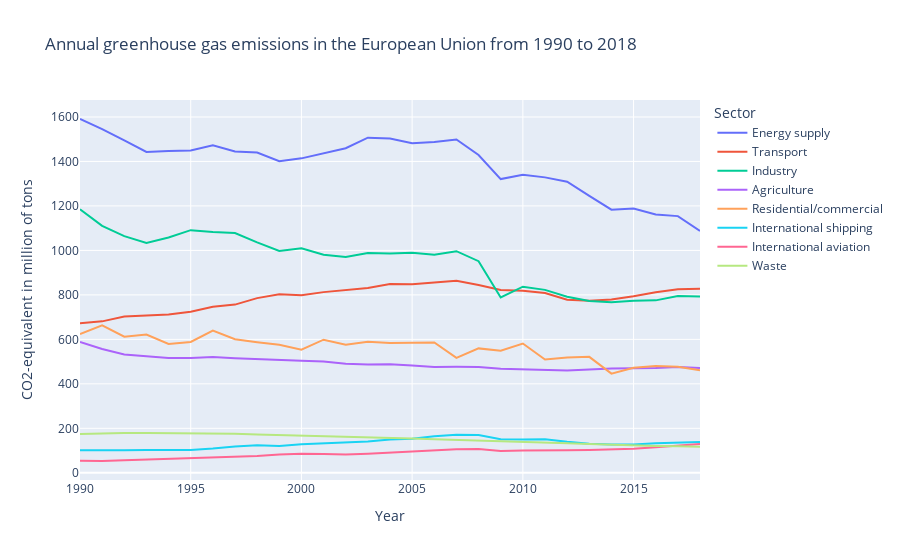

Here is the notebook cell this chart was saved with:
### Markdown cell above
Using plotly...

### Code cell
import plotly.express as px

fig = px.line(data, x = "year", y = "emission", color = "sector", line_group = "sector",
              labels={"year": "Year", "emission": "CO2-equivalent in million of tons", "sector": "Sector"},
              title="Annual greenhouse gas emissions in the European Union from 1990 to 2018")

fig.show()

### Figure 1 — Plotly figure (JSON) as saved in the notebook; plotly's stock layout.template omitted (floating-point values rounded to 4 significant figures)
{"data": [{"hovertemplate": "Sector=Energy supply<br>Year=%{x}<br>CO2-equivalent in million of tons=%{y}<extra></extra>", "legendgroup": "Energy supply", "line": {"color": "#636efa", "dash": "solid"}, "mode": "lines", "name": "Energy supply", "orientation": "v", "showlegend": true, "type": "scatter", "x": [1990, 1991, 1992, 1993, 1994, 1995, 1996, 1997, 1998, 1999, 2000, 2001, 2002, 2003, 2004, 2005, 2006, 2007, 2008, 2009, 2010, 2011, 2012, 2013, 2014, 2015, 2016, 2017, 2018], "xaxis": "x", "y": [1591.0, 1546.0, 1495, 1443.0, 1447.0, 1449.0, 1473, 1445.0, 1440.0, 1401.0, 1414.0, 1437.0, 1460.0, 1507.0, 1503.0, 1482.0, 1487, 1499.0, 1429.0, 1321.0, 1340.0, 1328.0, 1309.0, 1246.0, 1183.0, 1189.0, 1162.0, 1154.0, 1088.0], "yaxis": "y"}, {"hovertemplate": "Sector=Transport<br>Year=%{x}<br>CO2-equivalent in million of tons=%{y}<extra></extra>", "legendgroup": "Transport", "line": {"color": "#EF553B", "dash": "solid"}, "mode": "lines", "name": "Transport", "orientation": "v", "showlegend": true, "type": "scatter", "x": [1990, 1991, 1992, 1993, 1994, 1995, 1996, 1997, 1998, 1999, 2000, 2001, 2002, 2003, 2004, 2005, 2006, 2007, 2008, 2009, 2010, 2011, 2012, 2013, 2014, 2015, 2016, 2017, 2018], "xaxis": "x", "y": [672.7, 680.9, 703, 706.3, 711.5, 724.3, 746.4, 756.2, 785.5, 802.3, 798.6, 812.4, 821.2, 830.5, 848.9, 847.4, 855.5, 863.9, 844.7, 821.8, 818.1, 808.1, 778.3, 773.2, 779.2, 793.5, 811.8, 825.6, 828], "yaxis": "y"}, {"hovertemplate": "Sector=Industry<br>Year=%{x}<br>CO2-equivalent in million of tons=%{y}<extra></extra>", "legendgroup": "Industry", "line": {"color": "#00cc96", "dash": "solid"}, "mode": "lines", "name": "Industry", "orientation": "v", "showlegend": true, "type": "scatter", "x": [1990, 1991, 1992, 1993, 1994, 1995, 1996, 1997, 1998, 1999, 2000, 2001, 2002, 2003, 2004, 2005, 2006, 2007, 2008, 2009, 2010, 2011, 2012, 2013, 2014, 2015, 2016, 2017, 2018], "xaxis": "x", "y": [1185.0, 1110.0, 1064.0, 1033, 1058.0, 1091.0, 1083.0, 1078.0, 1036.0, 997.4, 1010.0, 980.2, 970.2, 988.1, 986.3, 989.6, 980, 996.4, 951.6, 788.5, 836.7, 822.5, 791.4, 772.7, 767.2, 773.7, 775.3, 795.2, 793.1], "yaxis": "y"}, {"hovertemplate": "Sector=Agriculture<br>Year=%{x}<br>CO2-equivalent in million of tons=%{y}<extra></extra>", "legendgroup": "Agriculture", "line": {"color": "#ab63fa", "dash": "solid"}, "mode": "lines", "name": "Agriculture", "orientation": "v", "showlegend": true, "type": "scatter", "x": [1990, 1991, 1992, 1993, 1994, 1995, 1996, 1997, 1998, 1999, 2000, 2001, 2002, 2003, 2004, 2005, 2006, 2007, 2008, 2009, 2010, 2011, 2012, 2013, 2014, 2015, 2016, 2017, 2018], "xaxis": "x", "y": [588.5, 557, 531.7, 523.6, 516, 516.6, 520.5, 515.4, 510.3, 508.3, 503.4, 500.2, 490.7, 486.4, 488.2, 482, 475.9, 476.4, 475.5, 467.7, 465, 463.8, 460.2, 463.9, 468.9, 470.5, 471.4, 475.7, 470.9], "yaxis": "y"}, {"hovertemplate": "Sector=Residential/commercial<br>Year=%{x}<br>CO2-equivalent in million of tons=%{y}<extra></extra>", "legendgroup": "Residential/commercial", "line": {"color": "#FFA15A", "dash": "solid"}, "mode": "lines", "name": "Residential/commercial", "orientation": "v", "showlegend": true, "type": "scatter", "x": [1990, 1991, 1992, 1993, 1994, 1995, 1996, 1997, 1998, 1999, 2000, 2001, 2002, 2003, 2004, 2005, 2006, 2007, 2008, 2009, 2010, 2011, 2012, 2013, 2014, 2015, 2016, 2017, 2018], "xaxis": "x", "y": [624.2, 663.4, 612.1, 621.9, 579.6, 588.1, 639.3, 600.4, 587.4, 575.7, 553.7, 598.4, 576.2, 589.2, 583.6, 584.9, 586.4, 516.5, 559.4, 549.2, 581.3, 509.6, 518.3, 521.4, 445.8, 472.1, 479.7, 476.4, 460.5], "yaxis": "y"}, {"hovertemplate": "Sector=International shipping<br>Year=%{x}<br>CO2-equivalent in million of tons=%{y}<extra></extra>", "legendgroup": "International shipping", "line": {"color": "#19d3f3", "dash": "solid"}, "mode": "lines", "name": "International shipping", "orientation": "v", "showlegend": true, "type": "scatter", "x": [1990, 1991, 1992, 1993, 1994, 1995, 1996, 1997, 1998, 1999, 2000, 2001, 2002, 2003, 2004, 2005, 2006, 2007, 2008, 2009, 2010, 2011, 2012, 2013, 2014, 2015, 2016, 2017, 2018], "xaxis": "x", "y": [101.9, 100.2, 101.6, 102.5, 102.9, 102.6, 109.5, 118.7, 123.7, 120.6, 128, 132.6, 138.6, 141.1, 149.4, 153.4, 164.1, 171.5, 169.5, 150.8, 149.9, 150.4, 139.1, 130.9, 127.4, 127.1, 133.2, 135.6, 138.4], "yaxis": "y"}, {"hovertemplate": "Sector=International aviation<br>Year=%{x}<br>CO2-equivalent in million of tons=%{y}<extra></extra>", "legendgroup": "International aviation", "line": {"color": "#FF6692", "dash": "solid"}, "mode": "lines", "name": "International aviation", "orientation": "v", "showlegend": true, "type": "scatter", "x": [1990, 1991, 1992, 1993, 1994, 1995, 1996, 1997, 1998, 1999, 2000, 2001, 2002, 2003, 2004, 2005, 2006, 2007, 2008, 2009, 2010, 2011, 2012, 2013, 2014, 2015, 2016, 2017, 2018], "xaxis": "x", "y": [53.7, 53, 56.7, 59.6, 62.3, 65.7, 68.7, 71.5, 75.8, 82.2, 85.4, 84.5, 82, 85.7, 90.6, 96.1, 101.1, 105.8, 107.2, 98.4, 100.1, 102.3, 101.2, 102.2, 104, 107.9, 114.4, 123.4, 129.2], "yaxis": "y"}, {"hovertemplate": "Sector=Waste<br>Year=%{x}<br>CO2-equivalent in million of tons=%{y}<extra></extra>", "legendgroup": "Waste", "line": {"color": "#B6E880", "dash": "solid"}, "mode": "lines", "name": "Waste", "orientation": "v", "showlegend": true, "type": "scatter", "x": [1990, 1991, 1992, 1993, 1994, 1995, 1996, 1997, 1998, 1999, 2000, 2001, 2002, 2003, 2004, 2005, 2006, 2007, 2008, 2009, 2010, 2011, 2012, 2013, 2014, 2015, 2016, 2017, 2018], "xaxis": "x", "y": [174, 177, 178.9, 179.3, 178.5, 178.3, 177.5, 175.1, 172.5, 169.8, 169, 167.1, 164.3, 162.3, 158, 153.8, 150.7, 147.1, 143.6, 141.7, 138.8, 135.2, 132.5, 129.1, 125.4, 123.4, 120.8, 119.3, 117.2], "yaxis": "y"}], "layout": {"legend": {"title": {"text": "Sector"}, "tracegroupgap": 0}, "title": {"text": "Annual greenhouse gas emissions in the European Union from 1990 to 2018"}, "xaxis": {"anchor": "y", "domain": [0, 1], "title": {"text": "Year"}}, "yaxis": {"anchor": "x", "domain": [0, 1], "title": {"text": "CO2-equivalent in million of tons"}}}}
